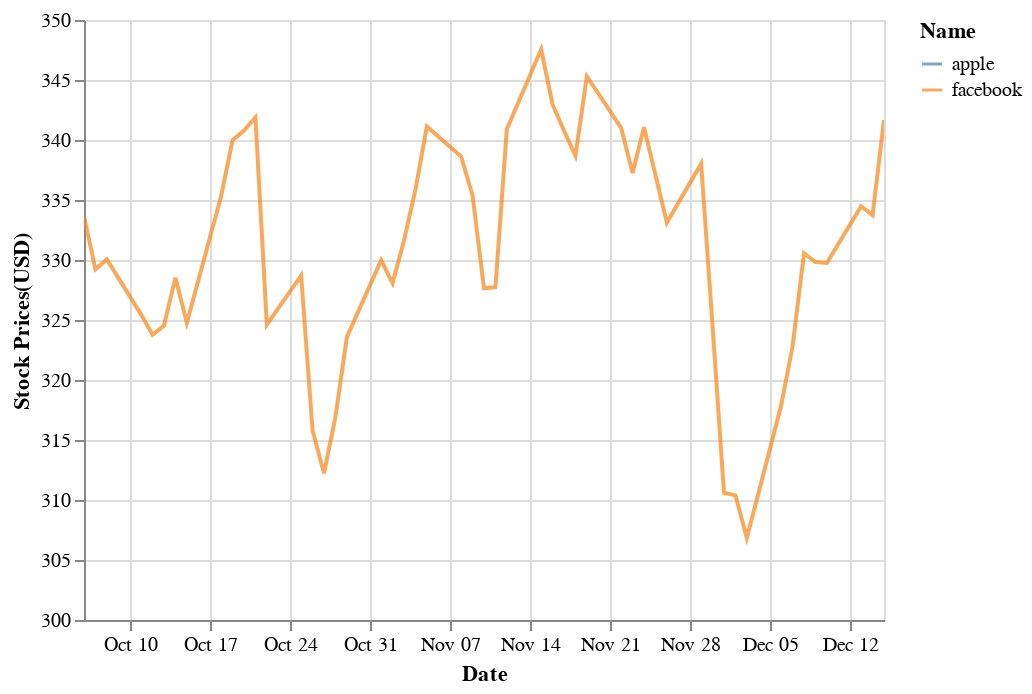

The cell this chart's notebook holds for it:
### Code cell
chart

### Figure 1 — Vega-Lite specification as saved in the notebook (floating-point values rounded to 4 significant figures)
{"config": {"view": {"continuousWidth": 400, "continuousHeight": 300}}, "data": {"name": "data-3f36a7cfba4ff236a4fd52350dbbb8f1"}, "mark": {"type": "line", "clip": true, "opacity": 0.7}, "encoding": {"color": {"type": "nominal", "field": "Name"}, "x": {"type": "temporal", "field": "Date"}, "y": {"type": "quantitative", "field": "Stock Prices(USD)", "scale": {"domain": [300, 350]}, "stack": null}}, "$schema": "https://vega.github.io/schema/vega-lite/v4.8.1.json", "datasets": {"data-3f36a7cfba4ff236a4fd52350dbbb8f1": [{"Date": "06 October 2021", "Name": "apple", "Stock Prices(USD)": 141.8}, {"Date": "07 October 2021", "Name": "apple", "Stock Prices(USD)": 143.1}, {"Date": "08 October 2021", "Name": "apple", "Stock Prices(USD)": 142.7}, {"Date": "11 October 2021", "Name": "apple", "Stock Prices(USD)": 142.6}, {"Date": "12 October 2021", "Name": "apple", "Stock Prices(USD)": 141.3}, {"Date": "13 October 2021", "Name": "apple", "Stock Prices(USD)": 140.7}, {"Date": "14 October 2021", "Name": "apple", "Stock Prices(USD)": 143.6}, {"Date": "15 October 2021", "Name": "apple", "Stock Prices(USD)": 144.6}, {"Date": "18 October 2021", "Name": "apple", "Stock Prices(USD)": 146.3}, {"Date": "19 October 2021", "Name": "apple", "Stock Prices(USD)": 148.5}, {"Date": "20 October 2021", "Name": "apple", "Stock Prices(USD)": 149.0}, {"Date": "21 October 2021", "Name": "apple", "Stock Prices(USD)": 149.3}, {"Date": "22 October 2021", "Name": "apple", "Stock Prices(USD)": 148.5}, {"Date": "25 October 2021", "Name": "apple", "Stock Prices(USD)": 148.4}, {"Date": "26 October 2021", "Name": "apple", "Stock Prices(USD)": 149.1}, {"Date": "27 October 2021", "Name": "apple", "Stock Prices(USD)": 148.6}, {"Date": "28 October 2021", "Name": "apple", "Stock Prices(USD)": 152.3}, {"Date": "29 October 2021", "Name": "apple", "Stock Prices(USD)": 149.6}, {"Date": "01 November 2021", "Name": "apple", "Stock Prices(USD)": 148.7}, {"Date": "02 November 2021", "Name": "apple", "Stock Prices(USD)": 149.8}, {"Date": "03 November 2021", "Name": "apple", "Stock Prices(USD)": 151.3}, {"Date": "04 November 2021", "Name": "apple", "Stock Prices(USD)": 150.7}, {"Date": "05 November 2021", "Name": "apple", "Stock Prices(USD)": 151.3}, {"Date": "08 November 2021", "Name": "apple", "Stock Prices(USD)": 150.4}, {"Date": "09 November 2021", "Name": "apple", "Stock Prices(USD)": 150.8}, {"Date": "10 November 2021", "Name": "apple", "Stock Prices(USD)": 147.9}, {"Date": "11 November 2021", "Name": "apple", "Stock Prices(USD)": 147.9}, {"Date": "12 November 2021", "Name": "apple", "Stock Prices(USD)": 150.0}, {"Date": "15 November 2021", "Name": "apple", "Stock Prices(USD)": 150.0}, {"Date": "16 November 2021", "Name": "apple", "Stock Prices(USD)": 151.0}, {"Date": "17 November 2021", "Name": "apple", "Stock Prices(USD)": 153.5}, {"Date": "18 November 2021", "Name": "apple", "Stock Prices(USD)": 157.9}, {"Date": "19 November 2021", "Name": "apple", "Stock Prices(USD)": 160.6}, {"Date": "22 November 2021", "Name": "apple", "Stock Prices(USD)": 161.0}, {"Date": "23 November 2021", "Name": "apple", "Stock Prices(USD)": 161.4}, {"Date": "24 November 2021", "Name": "apple", "Stock Prices(USD)": 161.9}, {"Date": "26 November 2021", "Name": "apple", "Stock Prices(USD)": 156.8}, {"Date": "29 November 2021", "Name": "apple", "Stock Prices(USD)": 160.2}, {"Date": "30 November 2021", "Name": "apple", "Stock Prices(USD)": 165.3}, {"Date": "01 December 2021", "Name": "apple", "Stock Prices(USD)": 164.8}, {"Date": "02 December 2021", "Name": "apple", "Stock Prices(USD)": 163.8}, {"Date": "03 December 2021", "Name": "apple", "Stock Prices(USD)": 161.8}, {"Date": "06 December 2021", "Name": "apple", "Stock Prices(USD)": 165.3}, {"Date": "07 December 2021", "Name": "apple", "Stock Prices(USD)": 171.2}, {"Date": "08 December 2021", "Name": "apple", "Stock Prices(USD)": 175.1}, {"Date": "09 December 2021", "Name": "apple", "Stock Prices(USD)": 174.6}, {"Date": "10 December 2021", "Name": "apple", "Stock Prices(USD)": 179.4}, {"Date": "13 December 2021", "Name": "apple", "Stock Prices(USD)": 175.7}, {"Date": "14 December 2021", "Name": "apple", "Stock Prices(USD)": 174.3}, {"Date": "15 December 2021", "Name": "apple", "Stock Prices(USD)": 179.3}, {"Date": "06 October 2021", "Name": "facebook", "Stock Prices(USD)": 333.6}, {"Date": "07 October 2021", "Name": "facebook", "Stock Prices(USD)": 329.2}, {"Date": "08 October 2021", "Name": "facebook", "Stock Prices(USD)": 330.0}, {"Date": "11 October 2021", "Name": "facebook", "Stock Prices(USD)": 325.5}, {"Date": "12 October 2021", "Name": "facebook", "Stock Prices(USD)": 323.8}, {"Date": "13 October 2021", "Name": "facebook", "Stock Prices(USD)": 324.5}, {"Date": "14 October 2021", "Name": "facebook", "Stock Prices(USD)": 328.5}, {"Date": "15 October 2021", "Name": "facebook", "Stock Prices(USD)": 324.8}, {"Date": "18 October 2021", "Name": "facebook", "Stock Prices(USD)": 335.3}, {"Date": "19 October 2021", "Name": "facebook", "Stock Prices(USD)": 340.0}, {"Date": "20 October 2021", "Name": "facebook", "Stock Prices(USD)": 340.8}, {"Date": "21 October 2021", "Name": "facebook", "Stock Prices(USD)": 341.9}, {"Date": "22 October 2021", "Name": "facebook", "Stock Prices(USD)": 324.6}, {"Date": "25 October 2021", "Name": "facebook", "Stock Prices(USD)": 328.7}, {"Date": "26 October 2021", "Name": "facebook", "Stock Prices(USD)": 315.8}, {"Date": "27 October 2021", "Name": "facebook", "Stock Prices(USD)": 312.2}, {"Date": "28 October 2021", "Name": "facebook", "Stock Prices(USD)": 316.9}, {"Date": "29 October 2021", "Name": "facebook", "Stock Prices(USD)": 323.6}, {"Date": "01 November 2021", "Name": "facebook", "Stock Prices(USD)": 330.0}, {"Date": "02 November 2021", "Name": "facebook", "Stock Prices(USD)": 328.1}, {"Date": "03 November 2021", "Name": "facebook", "Stock Prices(USD)": 331.6}, {"Date": "04 November 2021", "Name": "facebook", "Stock Prices(USD)": 335.9}, {"Date": "05 November 2021", "Name": "facebook", "Stock Prices(USD)": 341.1}, {"Date": "08 November 2021", "Name": "facebook", "Stock Prices(USD)": 338.6}, {"Date": "09 November 2021", "Name": "facebook", "Stock Prices(USD)": 335.4}, {"Date": "10 November 2021", "Name": "facebook", "Stock Prices(USD)": 327.6}, {"Date": "11 November 2021", "Name": "facebook", "Stock Prices(USD)": 327.7}, {"Date": "12 November 2021", "Name": "facebook", "Stock Prices(USD)": 340.9}, {"Date": "15 November 2021", "Name": "facebook", "Stock Prices(USD)": 347.6}, {"Date": "16 November 2021", "Name": "facebook", "Stock Prices(USD)": 343.0}, {"Date": "17 November 2021", "Name": "facebook", "Stock Prices(USD)": 340.8}, {"Date": "18 November 2021", "Name": "facebook", "Stock Prices(USD)": 338.7}, {"Date": "19 November 2021", "Name": "facebook", "Stock Prices(USD)": 345.3}, {"Date": "22 November 2021", "Name": "facebook", "Stock Prices(USD)": 341.0}, {"Date": "23 November 2021", "Name": "facebook", "Stock Prices(USD)": 337.2}, {"Date": "24 November 2021", "Name": "facebook", "Stock Prices(USD)": 341.1}, {"Date": "26 November 2021", "Name": "facebook", "Stock Prices(USD)": 333.1}, {"Date": "29 November 2021", "Name": "facebook", "Stock Prices(USD)": 338.0}, {"Date": "30 November 2021", "Name": "facebook", "Stock Prices(USD)": 324.5}, {"Date": "01 December 2021", "Name": "facebook", "Stock Prices(USD)": 310.6}, {"Date": "02 December 2021", "Name": "facebook", "Stock Prices(USD)": 310.4}, {"Date": "03 December 2021", "Name": "facebook", "Stock Prices(USD)": 306.8}, {"Date": "06 December 2021", "Name": "facebook", "Stock Prices(USD)": 317.9}, {"Date": "07 December 2021", "Name": "facebook", "Stock Prices(USD)": 322.8}, {"Date": "08 December 2021", "Name": "facebook", "Stock Prices(USD)": 330.6}, {"Date": "09 December 2021", "Name": "facebook", "Stock Prices(USD)": 329.8}, {"Date": "10 December 2021", "Name": "facebook", "Stock Prices(USD)": 329.8}, {"Date": "13 December 2021", "Name": "facebook", "Stock Prices(USD)": 334.5}, {"Date": "14 December 2021", "Name": "facebook", "Stock Prices(USD)": 333.7}, {"Date": "15 December 2021", "Name": "facebook", "Stock Prices(USD)": 341.7}]}}
